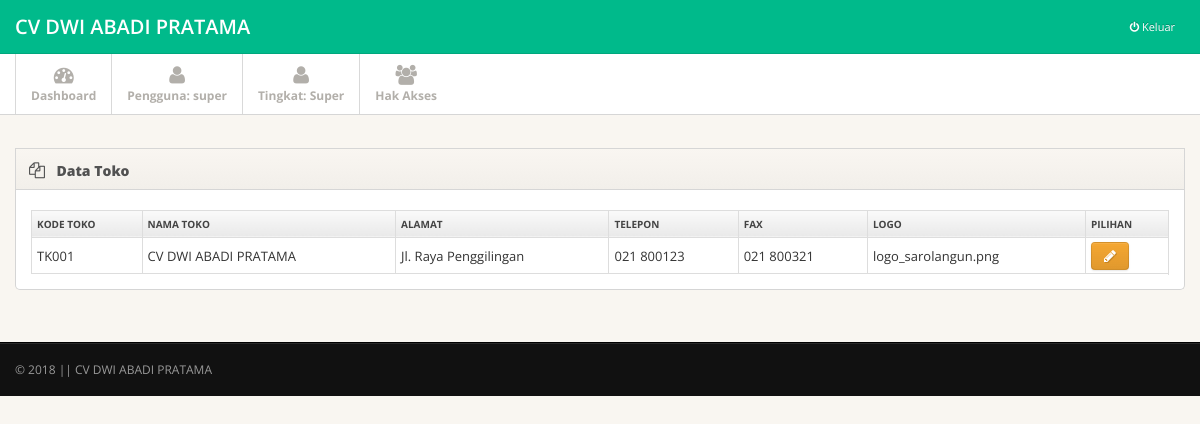
The page /page.php?open=toko_data (signed in) on the database its author committed.
### tables this page shows
CREATE TABLE `ma_toko` (
  `kd_toko` varchar(15) NOT NULL,
  `nm_toko` varchar(30) NOT NULL,
  `almt_toko` varchar(150) NOT NULL,
  `kota` varchar(30) NOT NULL,
  `tlp_toko` varchar(15) NOT NULL,
  `fax_toko` varchar(15) NOT NULL,
  `logo` varchar(50) NOT NULL
);

### library/inc.connection.php (called while the page is built, shortened)
<?php
function querydb($sql){
		global $koneksi_db;
		$result=mysqli_query($koneksi_db,$sql);
		return $result;
}
	function arraydb($sql){
		$arraydb=mysqli_fetch_array($sql);
		return $arraydb;
	}
?>

### page.php (the view, shortened to what this page needs)
<?php
 require_once "library/inc.connection.php";
   $qri = "SELECT * FROM ma_toko";
   $res = querydb($qri);
   $rec = arraydb($res);
   $namaToko = $rec['nm_toko'];
?>
<!DOCTYPE html>
<html lang="en">
<head>
    <link href="css/bootstrap.min.css" rel="stylesheet">
    <link href="css/bootstrap-responsive.min.css" rel="stylesheet">
    <link href="css/bootstrap-table.css" rel="stylesheet">
    <link href="css/font-awesome.css" rel="stylesheet">
    <link href="css/style.css" rel="stylesheet">
  </head>
<body>
	<div class="navbar navbar-fixed-top">
	<div class="navbar-inner">
		<div class="container">
			<a class="brand" href="?open=home">
				<?php echo $namaToko ?>
			</a>
			<div class="nav-collapse pull-right">
				<ul class="nav pull-right">
					<li><a href="#" id="bootbox-confirm" style="color: red;"><i class="icon-off"></i><span> Keluar</span> </a> </li>
				</ul>
			</div>
		</div>
	</div>
</div>
<div class="subnavbar">
  <div class="subnavbar-inner">
    <div class="container">
      <ul class="mainnav">
        <li class=""><a href="?open=home"><i class="icon-dashboard"></i><span>Dashboard</span> </a> </li>
        <li><a href="#"><i class="icon-user"></i><span>Pengguna: <?php echo $_SESSION['USERNAME']; ?></span> </a></li>
        <li><a href="#"><i class="icon-user"></i><span>Tingkat: <?php echo $_SESSION['USER_LEVEL']; ?></span> </a></li>
        <?php
        if($_SESSION['USER_LEVEL']=="Super"){
        ?>
        <li><a href="?open=user_data" ><i class="icon-group"></i><span>Hak Akses</span> </a> </li>
        <?php
    	}
        ?>
      </ul>
    </div>
  </div>
</div>
        	<?php
			include"page_control.php";
			?>
<div class="footer">
  <div class="footer-inner">
    <div class="container">
      <div class="row">
        <div class="span12"> &copy; <?php echo date('Y'); ?> || <a href="">CV DWI ABADI PRATAMA</a></div>
      </div>
    </div>
  </div>
</div>
</body>
</html>

### data_master/toko_data.php (shortened to what this page needs)
<div class="main">
  <div class="main-inner">
    <div class="container">
    		<div class="row">
        <div class="span12">
          <div class="widget">
            <div class="widget-header"> <i class="icon-copy"></i>
              <h3>Data Toko</h3>
            </div>
            <div class="widget-content">
              <div class="shortcuts">
              	<div class="table-responsive">
					<table class="table table-condensed table-bordered">
						<tr>
							<th>Kode Toko</th>
							<th>Nama Toko</th>
							<th>Alamat</th>
							<th>Telepon</th>
							<th>Fax</th>
							<th>Logo</th>
							<th align="center">Pilihan</th>
						</tr>
						<?php
							$qri = "SELECT * FROM ma_toko";
							$hsl = querydb($qri);
							while($rek = arraydb($hsl)){
							 echo "<tr>";
							 echo "<td align='center'>".$rek['kd_toko']."</td>";
							 echo "<td align='center'>".$rek['nm_toko']."</td>";
							 echo "<td align='left'>".$rek['almt_toko']."</td>";
							 echo "<td align='center'>".$rek['tlp_toko']."</td>";
							 echo "<td align='center'>".$rek['fax_toko']."</td>";
							 echo "<td align='center'>".$rek['logo']."</td>";
							 echo "<td align='center'><button class='btn btn-xs btn-warning' data-val='$rek[kd_toko]' id='btnTokoUbah' data-toggle=\"tooltip\" data-placement=\"top\" title=\"Edit Data\"><span class=\"shortcut-icon icon-pencil\"></span></button></td>";
							}
						?>
					</table>
				</div>
              </div>
            </div>
          </div>
        </div>
      </div>
    </div>
  </div>
</div>

### css/style.css (style rules this page uses)
body { background: #f9f6f1; font: 13px/1.7em 'Open Sans'; }
input, button, select, textarea { font-family: 'Open Sans'; }
.table td { vertical-align: middle; }
.table-bordered th { background: #E9E9E9; background:-moz-linear-gradient(top, #FAFAFA 0%, #E9E9E9 100%); background:-webkit-gradient(linear, left top, left bottom, color-stop(0%,#FAFAFA), color-stop(100%,#E9E9E9)); background:-webkit-linear-gradient(top, #FAFAFA 0%,#E9E9E9 100%); background:-o-linear-gradient(top, #FAFAFA 0%,#E9E9E9 100%); background:-ms-linear-gradient(top, #FAFAFA 0%,#E9E9E9 100%); background:linear-gradient(top, #FAFAFA 0%,#E9E9E9 100%); filter: progid:DXImageTransform.Microsoft.gradient(startColorstr='#FAFAFA', endColorstr='#E9E9E9'); -ms-filter: "progid:DXImageTransform.Microsoft.gradient(startColorstr='#FAFAFA', endColorstr='#E9E9E9')"; font-size: 10px; color: #444; text-transform: uppercase; }
.navbar .container { position: relative; }
.navbar-inner { padding: 7px 0; background: #00ba8b !important; -moz-border-radius: 0; -webkit-border-radius: 0; border-radius: 0; }
.navbar-fixed-top { position: static; }
.navbar .nav a { font-size: 11px; }
.navbar .nav>li>a { color:#fff !important; }
.navbar .brand { font-weight: 600; position: relative; top: 2px; }
.subnavbar { margin-bottom: 2.5em; }
.subnavbar-inner { height: 60px; background: #fff; border-bottom: 1px solid #d6d6d6; }
.subnavbar .container > ul { display: inline-block; height: 80px; padding: 0; margin: 0; }
.subnavbar .container > ul > li { float: left; min-width: 90px; height: 60px; padding: 0; margin: 0; text-align: center; list-style: none; border-left: 1px solid #d9d9d9; }
.subnavbar .container > ul > li > a { display: block; height: 100%; padding: 0 15px; font-size: 12px; font-weight: bold; color: #b2afaa; }
.subnavbar .container > ul > li > a > i { display: inline-block; width: 24px; height: 24px; margin-top: 11px; margin-bottom: -3px; font-size: 20px; }
.subnavbar .container > ul > li > a > span { display: block; }
.main { padding-bottom: 2em; border-bottom: 1px solid #000; }
.footer { margin-top: 0; border-top: 1px solid #292929; }
.footer-inner { padding: 15px 0; font-size: 12px; background: #111; color: #999; }
.footer a { color: #999; }
.widget { position: relative; clear: both; width: auto; margin-bottom: 2em; overflow: hidden; }
.widget-header { position: relative; height: 40px; line-height: 40px; background: #f9f6f1; background:-moz-linear-gradient(top, #f9f6f1 0%, #f2efea 100%); background:-webkit-gradient(linear, left top, left bottom, color-stop(0%,#f9f6f1), color-stop(100%,#f2efea)); background:-webkit-linear-gradient(top, #f9f6f1 0%,#f2efea 100%); background:-o-linear-gradient(top, #f9f6f1 0%,#f2efea 100%); background:-ms-linear-gradient(top, #f9f6f1 0%,#f2efea 100%); background:linear-gradient(top, #f9f6f1 0%,#f2efea 100%); filter: progid:DXImageTransform.Microsoft.gradient(startColorstr='#f9f6f1', endColorstr='#f2efea'); -ms-filter: "progid:DXImageTransform.Microsoft.gradient(startColorstr='#f9f6f1', endColorstr='#f2efea')"; border: 1px solid #d6d6d6; -webkit-background-clip: padding-box; }
.widget-header h3 { position: relative; top: 2px; left: 10px; display: inline-block; margin-right: 3em; font-size: 14px; font-weight: 800; color: #525252; line-height: 18px; text-shadow: 1px 1px 2px rgba(255,255,255,.5); }
.widget-header [class^="icon-"], .widget-header [class*=" icon-"] { display: inline-block; margin-left: 13px; margin-right: -2px; font-size: 16px; color: #555; vertical-align: middle; }
.widget-content { padding: 20px 15px 15px; background: #FFF; border: 1px solid #D5D5D5; -moz-border-radius: 5px; -webkit-border-radius: 5px; border-radius: 5px; }
.widget-header+.widget-content { border-top: none; -webkit-border-top-left-radius: 0; -webkit-border-top-right-radius: 0; -moz-border-radius-topleft: 0; -moz-border-radius-topright: 0; border-top-left-radius: 0; border-top-right-radius: 0; }
.widget-content:before, .widget-content:after { content:""; display:table; }
.widget-content:after { clear:both; }
.widget-content { zoom:1; }

### rows shown on the page
ma_toko: nm_toko "CV DWI ABADI PRATAMA", kd_toko "TK001", almt_toko "Jl. Raya Penggilingan", tlp_toko "021 800123", fax_toko "021 800321", logo "logo_sarolangun.png"

### other values the page prints
$_SESSION['USERNAME'] "super"
$_SESSION['USER_LEVEL'] "Super"
